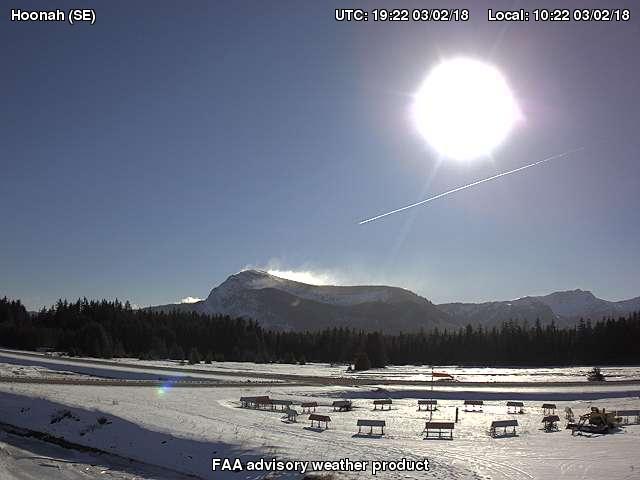
#> input picture landscape_db/11322-152001852000000000.jpg, 640 x 480 px
$ python landscape_transform.py imgs/ref1.jpg
#> lines starting #> are read from the running program, lines starting #| are printed output that depends on the picture
#!/usr/bin/env python

'''
Feature-based image matching sample.

Note, that you will need the https://github.com/opencv/opencv_contrib repo for SIFT and SURF

USAGE
  landscape_transform.py [--db=<path to image directory>] [<image1> <image2>]

'''

# Python 2/3 compatibility
from __future__ import print_function

import numpy as np
import cv2 as cv
import os
import sys, getopt

from common import anorm, getsize

FLANN_INDEX_KDTREE = 1  # bug: flann enums are missing
FLANN_INDEX_LSH    = 6


def init_feature(name):
    chunks = name.split('-')
    if chunks[0] == 'sift':
        detector = cv.xfeatures2d.SIFT_create()
        norm = cv.NORM_L2
    elif chunks[0] == 'surf':
        detector = cv.xfeatures2d.SURF_create(200)
        norm = cv.NORM_L2
    elif chunks[0] == 'orb':
        detector = cv.ORB_create(400)
        norm = cv.NORM_HAMMING
    elif chunks[0] == 'akaze':
        detector = cv.AKAZE_create()
        norm = cv.NORM_HAMMING
    elif chunks[0] == 'brisk':
        detector = cv.BRISK_create()
        norm = cv.NORM_HAMMING
    else:
        return None, None
    if 'flann' in chunks:
        if norm == cv.NORM_L2:
            flann_params = dict(algorithm = FLANN_INDEX_KDTREE, trees = 5)
        else:
            flann_params= dict(algorithm = FLANN_INDEX_LSH,
                               table_number = 6, # 12
                               key_size = 12,     # 20
                               multi_probe_level = 1) #2
        matcher = cv.FlannBasedMatcher(flann_params, {})  # bug : need to pass empty dict (#1329)
    else:
        matcher = cv.BFMatcher(norm)
    return detector, matcher

# [77 lines left out: functions filter_matches, explore_match, not called in this run]

def crop_img(dir_name, img_name, height_crop=30, width_crop=0):
#> called with dir_name = 'landscape_db', img_name = '11322-152001852000000000.jpg', height_crop = 30, width_crop = 0
    cropped_dir_name = dir_name + '_cropped'
    if not os.path.exists(cropped_dir_name):
        os.makedirs(cropped_dir_name)

    img = cv.imread(dir_name + '/' + img_name)
#> img is the input picture: shape (480, 640, 3); mean B, G, R 132.8, 118, 112.9
    y = img.shape[0]
#> y = 480
    x = img.shape[1]
#> x = 640

    h=height_crop
    w=width_crop
    crop_img = img[h:y-h, w:x-w]
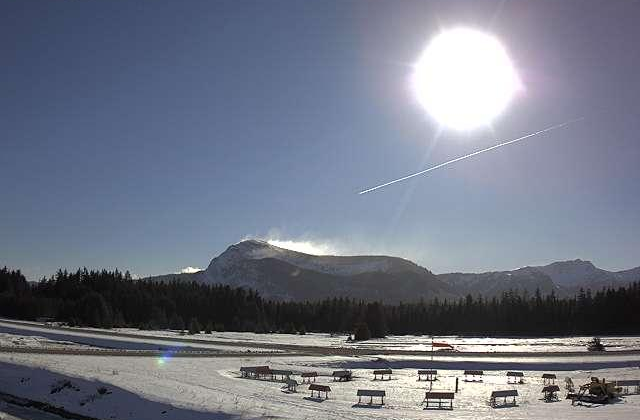
#> crop_img: shape (420, 640, 3); mean B, G, R 134.4, 119.2, 113.4

    # cv.imshow("cropped", crop_img)
    # cv.waitKey()
    cv.imwrite(cropped_dir_name + '/cropped-' + img_name, crop_img)

# [9 lines left out: function affine_transform, not called in this run]

def compare_imgs(fn1, fn2, features):
    img1 = cv.imread(fn1, cv.IMREAD_GRAYSCALE)
    img2 = cv.imread(fn2, cv.IMREAD_GRAYSCALE)

    for f in features:
        # detector, matcher = init_feature(feature_name)
        detector, matcher = init_feature(f)

        if img1 is None:
            print('Failed to load fn1:', fn1)
            sys.exit(1)

        if img2 is None:
            print('Failed to load fn2:', fn2)
            sys.exit(1)

        if detector is None:
            print('unknown feature:', f)
            sys.exit(1)

        print('using', f)

        kp1, desc1 = detector.detectAndCompute(img1, None)
        kp2, desc2 = detector.detectAndCompute(img2, None)
        print('img1 - %d features, img2 - %d features' % (len(kp1), len(kp2)))

        # [12 lines left out: function match_and_draw, not called in this run]

        match_and_draw(f)
        cv.waitKey()
        cv.destroyAllWindows()

    print('Done')

def main():
    opts, args = getopt.getopt(sys.argv[1:], '', ['db='])
    opts = dict(opts)
    db_directory = opts.get('--db', 'landscape_db')
    try:
        fn1, fn2 = args
    except:
        fn1 = 'imgs/ref1.jpg'
        fn2 = 'imgs/test1.jpg'

    # [6 lines of commented-out code are left out]
    images = os.listdir(db_directory)
    for filename in images:
        # print(filename)
        crop_img(db_directory, filename)
#> pass 2 of the loop in main, `for filename in images:`:
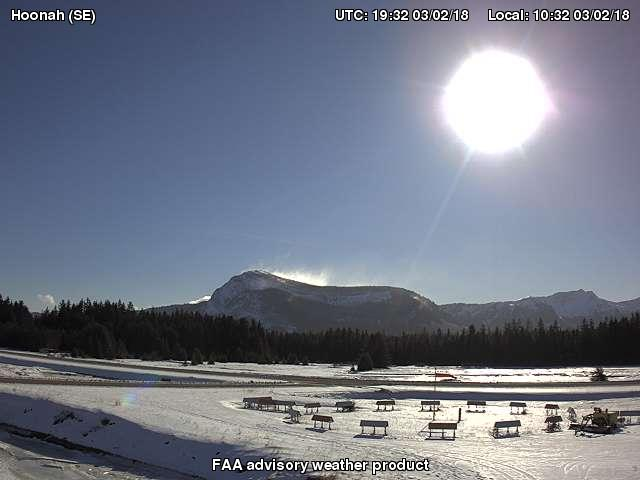
#> input picture landscape_db/11322-152001912000000000.jpg, 640 x 480 px
#> in crop_img, img is the input picture: shape (480, 640, 3); mean B, G, R 135, 120, 114
#> in crop_img (call 2), `crop_img = img[h:y-h, w:x-w]`:
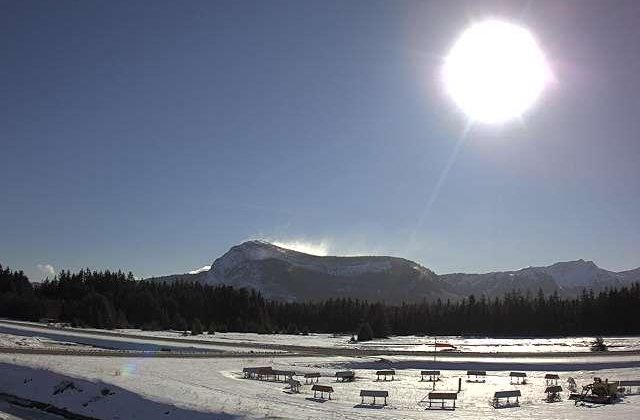
#> crop_img: shape (420, 640, 3); mean B, G, R 136.4, 120.9, 114.1
#> pass 3 of the loop in main, `for filename in images:`:
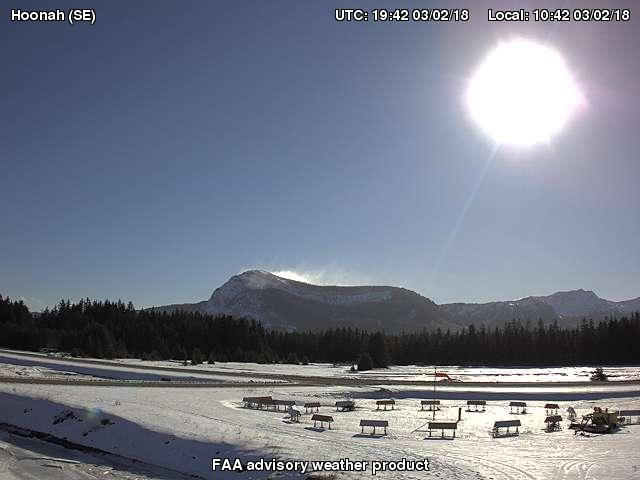
#> input picture landscape_db/11322-152001972000000000.jpg, 640 x 480 px
#> in crop_img, img is the input picture: shape (480, 640, 3); mean B, G, R 137.9, 122.8, 116.3
#> in crop_img (call 3), `crop_img = img[h:y-h, w:x-w]`:
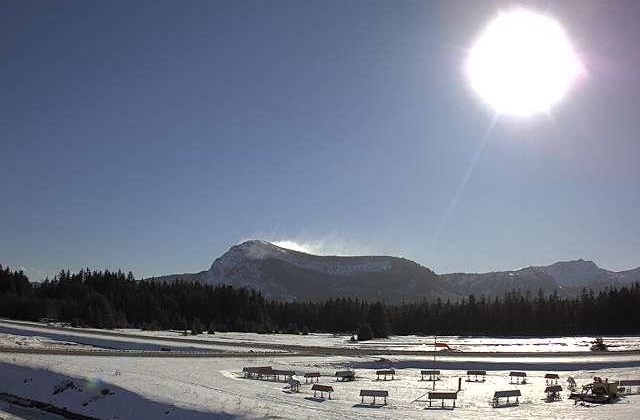
#> crop_img: shape (420, 640, 3); mean B, G, R 139.2, 123.4, 116.2

    features = ["surf"]
    images = os.listdir(db_directory + "_cropped")
    for i in range(0, len(images) - 1):
        prefix = db_directory + '_cropped/'
        db_img_1 = prefix + images[i]
        db_img_2 = prefix + images[i+1]

        if(i > 8):
            affine_transform(db_img_2)

        compare_imgs(db_img_1, db_img_2, features)
#> in compare_imgs, `img1 = cv.imread(fn1, cv.IMREAD_GRAYSCALE)`:
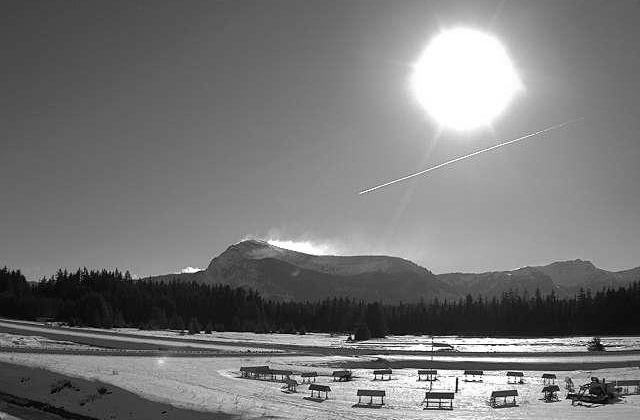
#> img1: shape (420, 640); min 0, max 255, mean 119.2
#> in compare_imgs, `img2 = cv.imread(fn2, cv.IMREAD_GRAYSCALE)`:
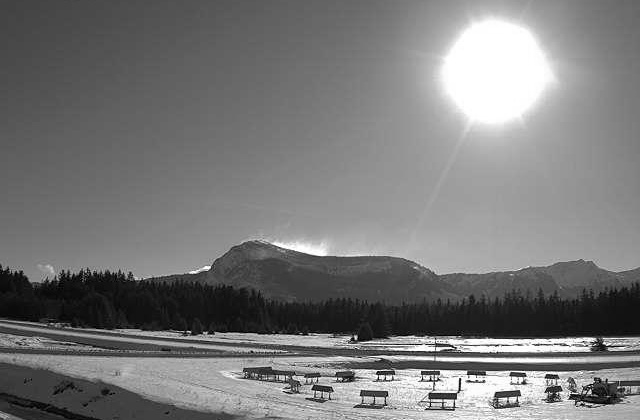
#> img2: shape (420, 640); min 0, max 255, mean 120.6

        # img_temp = cv.imread(db_directory + '/' + filename, cv.IMREAD_GRAYSCALE)
        # kp_temp, desc_temp = detector.detectAndCompute(img_temp, None)


if __name__ == '__main__':
    print(__doc__)
#> (the run stopped early here; a loop or call above may not have finished)
